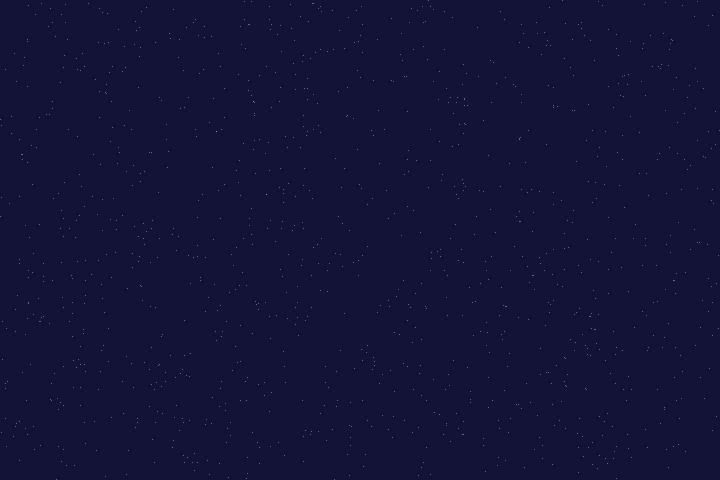
Frame 1 (no input)
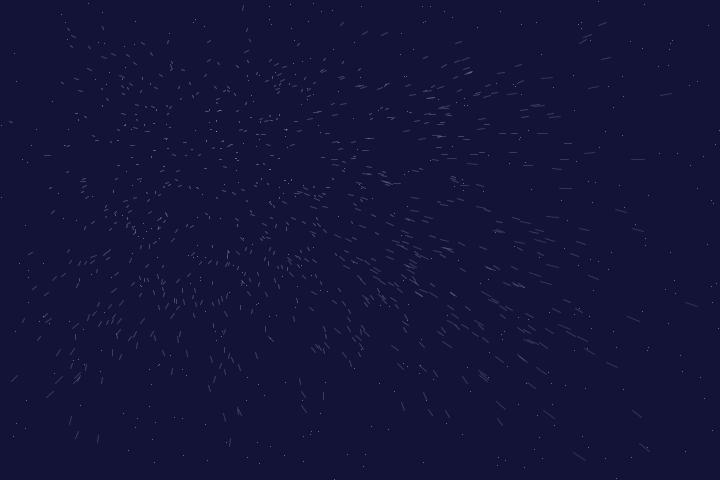
Frame 60 (the mouse pressed at the canvas centre just before this capture)
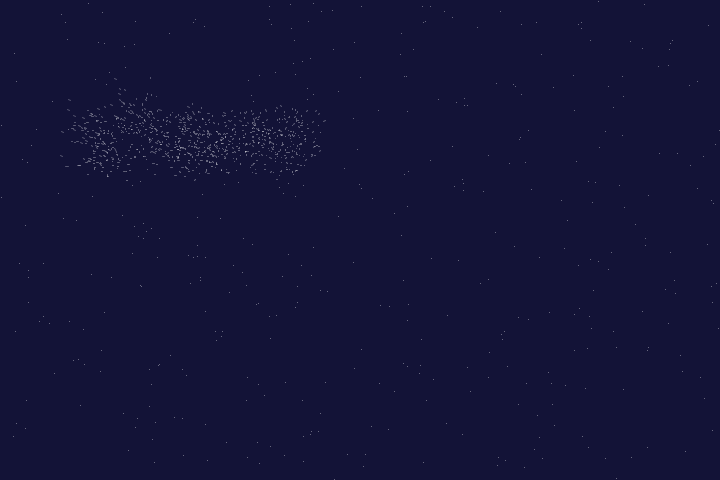
Frame 120 (the mouse held since frame 60 and released just before this capture)

The Processing sketch that drew these frames (run headless with seeded random() and noise(); from frame 60 on, the mouse is pressed at the canvas centre):

// Processing sketch: processing_115632
// ── processing_115632.pde

color c = color(19,19,56);//the secret colour
String word = "Openprocessing";
String allwords ="share your sketches with others help and collaborate with the community improve and polish your programming skills";
PVector start  =new PVector(10, 60);
int tSize =92; //Textsize
ArrayList<particle> Points = new ArrayList<particle>();
int index=0;
float restZ=0;
int F = 0;
float CTime=100;//number of frames between words
int PNum =1200;//number of particles
void setup() {
  size(720, 480);
  frameRate(30);
  background(19,19,55);
  textSize(tSize);
  fill(c);
  text(word, start.x, start.y+tSize); //writing invisible text
  loadPixels(); //saving all pixels of the sketch
  for (int i = 0; i < PNum; i++) {//creating the particles
    Points.add(new particle(random(width),random(height)));
  }
}

void draw(){
  background(19,19,55);
  int Len = word.length();
  PVector RealPix;
  if (restZ==0){//when the timer for the word runs out
    restZ=CTime;
    for (particle P : Points) {//resetting particles and slowing them down
      P.target=false;
      P.velocity.mult(0.35);
    }
    String[] Arr = allwords.split(" ");
    word=Arr[F];//getting the next word
    start.x = int(random(10,width-word.length()*tSize/1.45));
    start.y = int(random(10,height-tSize*1.3));//positioning text inside the window
    fill(c);
    text(word, start.x, start.y+tSize);
    loadPixels();
    F++;
    if (F>=Arr.length){F=0;};
  }else if (restZ<=4){//slowing down on the last 4 frames
    for (particle P : Points) {
      P.velocity.mult(0.85);
    }
  }
  restZ-=1;
  for (int i = 0; i < 13*PNum/(CTime-30); i++) {//checking random points in the area of the text
    RealPix=  new PVector(int(random(start.x, start.x+Len*tSize/1.45)),int(random(start.y, start.y+tSize*1.3)));
    int pixNr =int(RealPix.y*width + RealPix.x);
    color b= pixels[pixNr];
    if ((c == b)&&(restZ<CTime-20)&&(restZ>=10)){//if the point is on text
      particle Aktuell = Points.get(index);
      if (Aktuell.target==false){
        Aktuell.target=true;
        PVector desired = PVector.sub(RealPix, Aktuell.location);
        desired.div(restZ);
        Aktuell.velocity= desired;//kicking the particle in the direction of the point
      }
      index++;
      index=index%PNum;
    }
  }
  runP();//simulating and drawing the particles
}

void runP(){
  for (particle P : Points) {
    stroke(255,255,255 ,128/sqrt(P.velocity.mag()+1));
    P.location.add(P.velocity);
    line(P.location.x, P.location.y, P.location.x+P.velocity.x, P.location.y+P.velocity.y);
  }//drawig particles as lines for a smoother look
}

class particle{
  PVector location;
  PVector velocity;
  boolean target=false;
  particle(float x, float y) {
    location = new PVector(x, y);
    velocity = new PVector(0.0, 0.0);
  }
}
